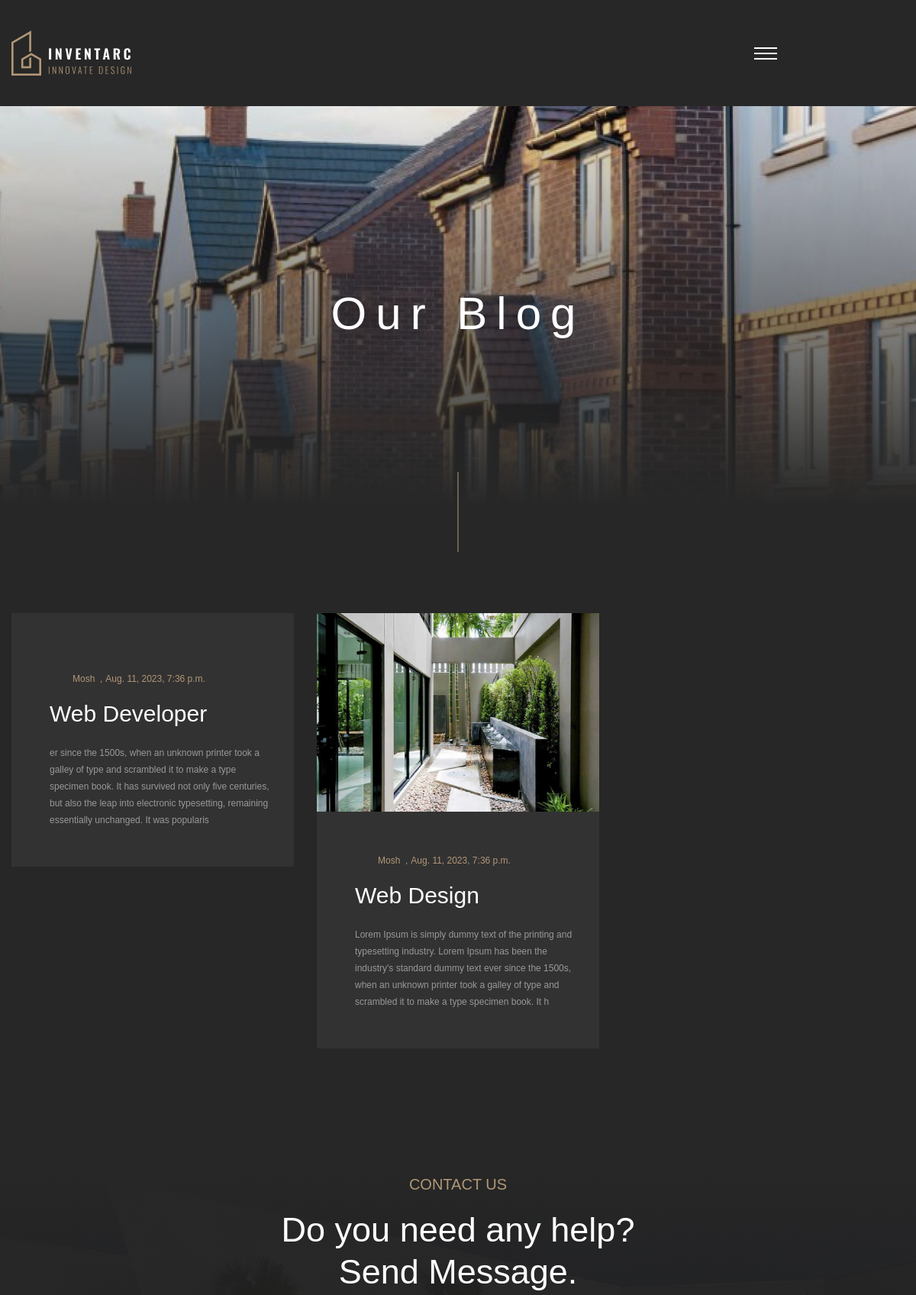
The page /blog/ (upper part) on the database as committed earlier.
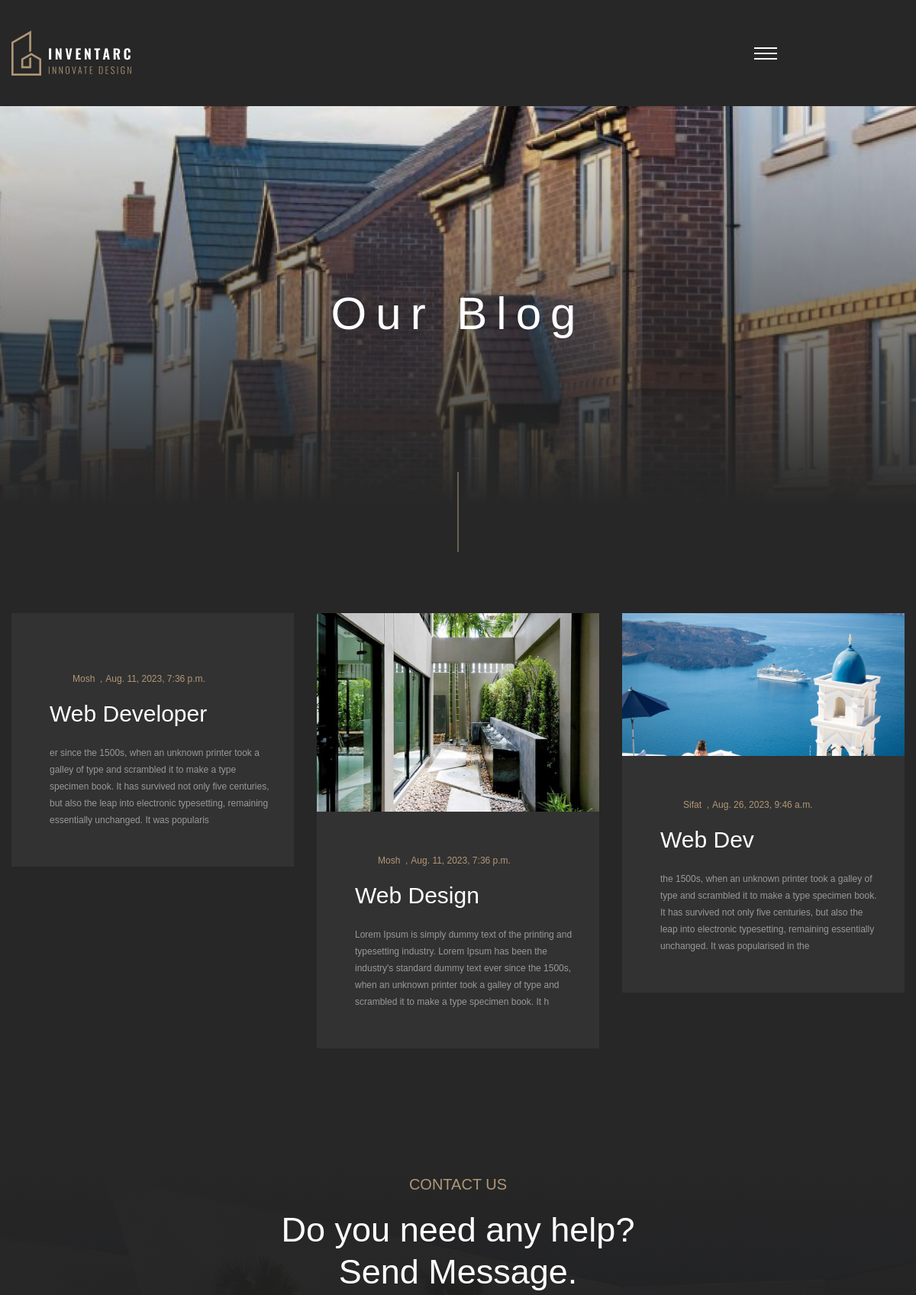
The same page on the database as committed later.
### website/models.py (models this page shows, shortened)
class LatestNews(models.Model):
    author = models.CharField(max_length=30)
    timestamp = models.DateTimeField(auto_now=True)
    category = models.CharField(max_length=30, null=True)
    title = models.CharField(max_length=60)
    image1 = models.ImageField(upload_to='blog/', null=True)
    image2 = models.ImageField(upload_to='blog/', null=True)
    image3 = models.ImageField(upload_to='blog/', null=True)
    desc = models.TextField(null=True, blank=True)
    desc2 = models.TextField(null=True, blank=True)
    quote = models.TextField(max_length=200, null=True)
    author_of_quote = models.CharField(max_length=30, null=True)
    quote_icon = models.ImageField(upload_to='icon/', null=True)
    def get_short_desc2(self):
        return self.desc[:250]

### website/views.py (the view)
# urls.py: path('blog/', views.BlogView.as_view(), name='blog'),
class BlogView(TemplateView):
    template_name = 'blog.html'
    def get_context_data(self, **kwargs):
        context = super().get_context_data(**kwargs)
        context['preLoader'] = PreLoader.objects.all()
        context['infos'] = Info.objects.last()
        context['latestNews'] = LatestNews.objects.all()
        context['abouts'] = About.objects.last()
        context['services'] = Service.objects.all()
        return context

### templates/blog.html (shortened to what this page needs)
{% extends 'bash.html' %}
{% load static %}
{% block container %}
    <div class="boxed_wrapper">
        {% include 'header.html' %}
        <section class="page-title centred">
            <div class="outer-container">
                <div class="bg-layer" style="background-image: url({{infos.blog_page_title_background.url}});"></div>
                <div class="large-container">
                    <div class="title-box">
                        <h2>{{infos.blog_page_title}}</h2>
                    </div>
                </div>
            </div>
        </section>
        <section class="news-section blog-grid">
            <div class="large-container">
                <div class="row clearfix">
                    {% for ln in latestNews %}
                    <div class="col-lg-4 col-md-6 col-sm-12 news-block">
                        <div class="news-block-two">
                            <div class="inner-box">
                                <figure class="image-box"><a href="{% url 'blog-details' ln.id %}"><img src="{{ln.image1.url}}" alt=""></a></figure>
                                <div class="content-box">
                                    <ul class="post-info clearfix">
                                        <li><i class="icon-16"></i><a href="{% url 'blog-details' ln.id %}">{{ln.author}} &nbsp;,</a></li>
                                        <li>{{ln.timestamp}}</li>
                                    </ul>
                                    <h3><a href="{% url 'blog-details' ln.id %}">{{ln.title}}</a></h3>
                                    <p>{{ln.get_short_desc2}}</p>
                                </div>
                            </div>
                        </div>
                    </div>
                    {% endfor %}
                </div>
            </div>
        </section>
       {% include 'footer.html' %}
    </div>
{% endblock %}

Rows that differ between the two databases and show on the page:
added LatestNews: image1 (picture), author "Sifat", timestamp "Aug. 26, 2023, 9:46 a.m.", title "Web Dev", get_short_desc2 "the 1500s, when an unknown printer took a galley of type and scrambled it to make a type specimen book. It has survived not only five centuries, but also the leap into electronic typesetting, remaining essentially unchanged. It was popularised in the"
